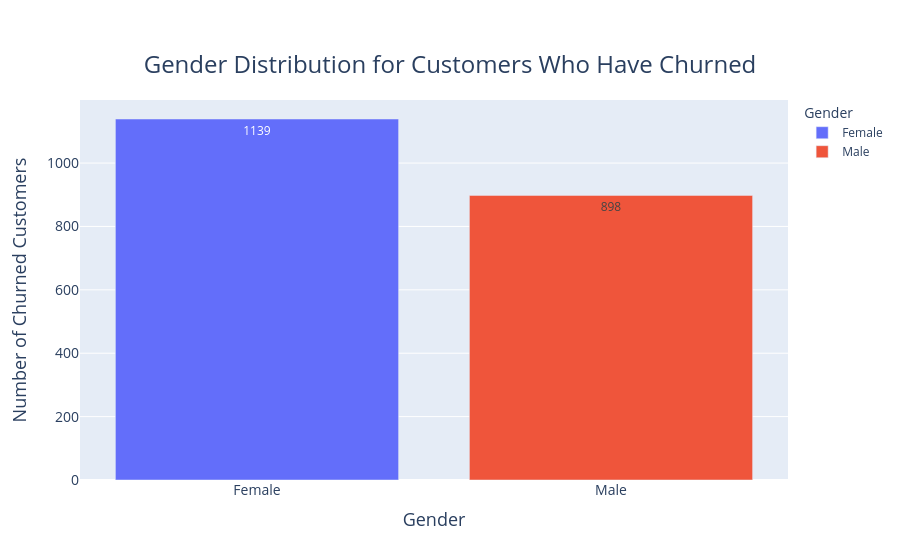

Notebook cell for this chart:
### Markdown cell above
- The churn rate for females is 25\%.
- The churn rate for males is 16\%.

### Code cell
# Create bar graph using Plotly Express
fig = px.bar(
    true_gender_churned_counts,
    x='Gender',
    y='Count',
    title='Gender Distribution for Customers Who Have Churned',
    labels={'Count': 'Number of Churned Customers', 'Gender': 'Gender'},
    color='Gender',
    text='Count'
)
# Center the title and make it bigger
fig.update_layout(
    title={
        'text': "Gender Distribution for Customers Who Have Churned",
        'y':0.9,  # Adjust the vertical position of the title
        'x':0.5,  # Center the title
        'xanchor': 'center',
        'yanchor': 'top',
        'font': {'size': 24}  # Adjust the font size of the title
    },
    xaxis_title={
        'text': 'Gender',
        'font': {'size': 18}  # Adjust the x-axis title font size
    },
    yaxis_title={
        'text': 'Number of Churned Customers',
        'font': {'size': 18}  # Adjust the y-axis title font size
    }
)
# Make the tick labels on both axes bigger
fig.update_xaxes(tickfont={'size': 14})
fig.update_yaxes(tickfont={'size': 14})

fig.show()

### Figure 1 — Plotly figure (JSON) as saved in the notebook; plotly's stock layout.template omitted (floating-point values rounded to 4 significant figures)
{"data": [{"alignmentgroup": "True", "hovertemplate": "Gender=%{x}<br>Number of Churned Customers=%{text}<extra></extra>", "legendgroup": "Female", "marker": {"color": "#636efa", "pattern": {"shape": ""}}, "name": "Female", "offsetgroup": "Female", "orientation": "v", "showlegend": true, "text": [1139], "textposition": "auto", "type": "bar", "x": ["Female"], "xaxis": "x", "y": [1139], "yaxis": "y"}, {"alignmentgroup": "True", "hovertemplate": "Gender=%{x}<br>Number of Churned Customers=%{text}<extra></extra>", "legendgroup": "Male", "marker": {"color": "#EF553B", "pattern": {"shape": ""}}, "name": "Male", "offsetgroup": "Male", "orientation": "v", "showlegend": true, "text": [898], "textposition": "auto", "type": "bar", "x": ["Male"], "xaxis": "x", "y": [898], "yaxis": "y"}], "layout": {"autosize": true, "barmode": "relative", "legend": {"title": {"text": "Gender"}, "tracegroupgap": 0}, "title": {"font": {"size": 24}, "text": "Gender Distribution for Customers Who Have Churned", "x": 0.5, "xanchor": "center", "y": 0.9, "yanchor": "top"}, "xaxis": {"anchor": "y", "autorange": true, "categoryarray": ["Female", "Male"], "categoryorder": "array", "domain": [0, 1], "range": [-0.5, 1.5], "tickfont": {"size": 14}, "title": {"font": {"size": 18}, "text": "Gender"}, "type": "category"}, "yaxis": {"anchor": "x", "autorange": true, "domain": [0, 1], "range": [0, 1199.0], "tickfont": {"size": 14}, "title": {"font": {"size": 18}, "text": "Number of Churned Customers"}, "type": "linear"}}}
